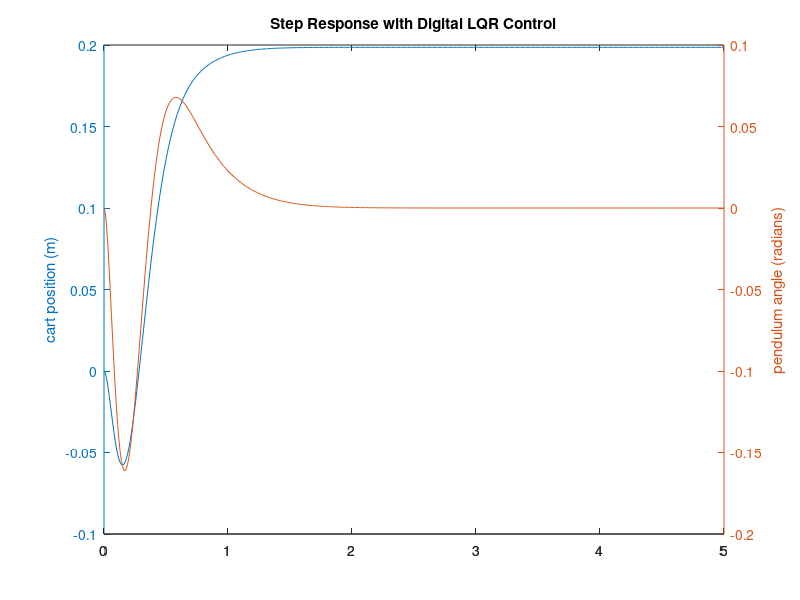

Here is the MATLAB script that generated this plot:
% State space model and controller for inverted pendulum
% http://ctms.engin.umich.edu/CTMS/index.php?example=InvertedPendulum&section=ControlDigital

M = 0.5;    % mass of the cart, kg
m = 0.2;    % mass of the pendulum, kg
b = 0.1;    % coefficient of friction for cart, N/m/sec
I = 0.006;  % mass moment of inertia of the pendulum, kg.m^2
g = 9.8;    % gravity, m/s^2
l = 0.3;    % length to pendulum center of mass, m
% u = force applied to the cart, N
% x = cart position coordinate, m
% phi = pendulum deviation from vertical (up), rad


p = I*(M+m)+M*m*l^2; %denominator for the A and B matrices

A = [0      1              0           0;
     0 -(I+m*l^2)*b/p  (m^2*g*l^2)/p   0;
     0      0              0           1;
     0 -(m*l*b)/p       m*g*l*(M+m)/p  0];
 
B = [     0;
     (I+m*l^2)/p;
          0;
        m*l/p];
    
C = [1 0 0 0;
     0 0 1 0];
 
D = [0;
     0];

states = {'x' 'x_dot' 'phi' 'phi_dot'};
inputs = {'u'};
outputs = {'x'; 'phi'};

sys_ss = ss(A,B,C,D,'statename',states,'inputname',inputs,'outputname',outputs);

Ts = 1/100;

sys_d = c2d(sys_ss,Ts,'zoh');


%%% LQR Design
A = sys_d.a;
B = sys_d.b;
C = sys_d.c;
D = sys_d.d;
Q = C'*C;
Q(1,1) = 5000;
Q(3,3) = 100;
R = 1;
[K] = dlqr(A,B,Q,R);
Nbar = -61.55;

Ac = [(A-B*K)];
Bc = [B];
Cc = [C];
Dc = [D];

states = {'x' 'x_dot' 'phi' 'phi_dot'};
inputs = {'r'};
outputs = {'x'; 'phi'};

sys_cl = ss(Ac,Bc*Nbar,Cc,Dc,Ts,'statename',states,'inputname',inputs,'outputname',outputs);

t = 0:0.01:5;
r =0.2*ones(size(t));
[y,t,x]=lsim(sys_cl,r,t);
[AX,H1,H2] = plotyy(t,y(:,1),t,y(:,2),'plot');
set(get(AX(1),'Ylabel'),'String','cart position (m)')
set(get(AX(2),'Ylabel'),'String','pendulum angle (radians)')
title('Step Response with Digital LQR Control')
